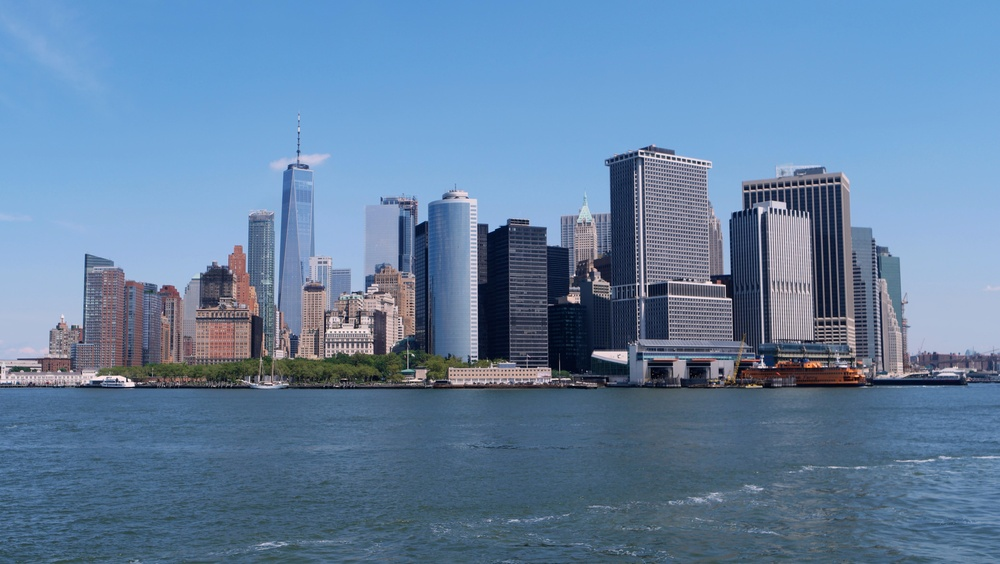
#> input picture 第七章/1newSAM_9279.jpg, 1000 x 564 px, shrunk from 5918 x 3337 before the run
$ python '微实例7.5.1.py'
#> lines starting #> are read from the running program, lines starting #| are printed output that depends on the picture; after the words box and inside, x2 and y2 are one past the last pixel; in counts of white or black regions, pixels touching at a corner belong together
# -*- coding: utf-8 -*-
"""
Created on Tue Oct 31 20:39:29 2017

@author: park
"""
from PIL import Image
fname=input("请输入要处理的图片名称：")
#> the answer given: 1newSAM_9279.jpg
im=Image.open(fname)
#> im is the input picture: PIL image 1000x564 RGB; mean R, G, B 99.5, 129.3, 161.9
r,g,b=im.split()
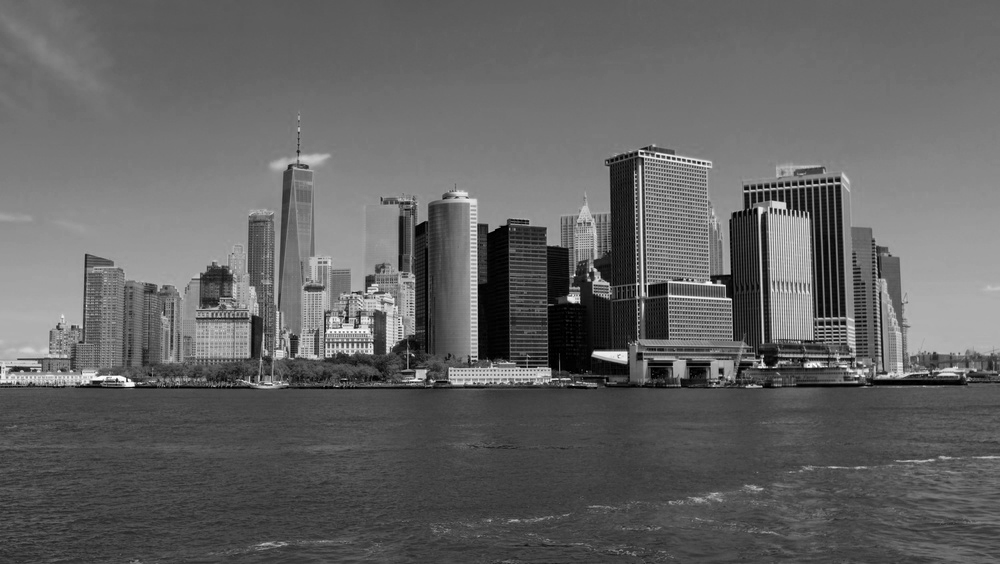
#> r: PIL image 1000x564 L; min 0, max 255, mean 99.5
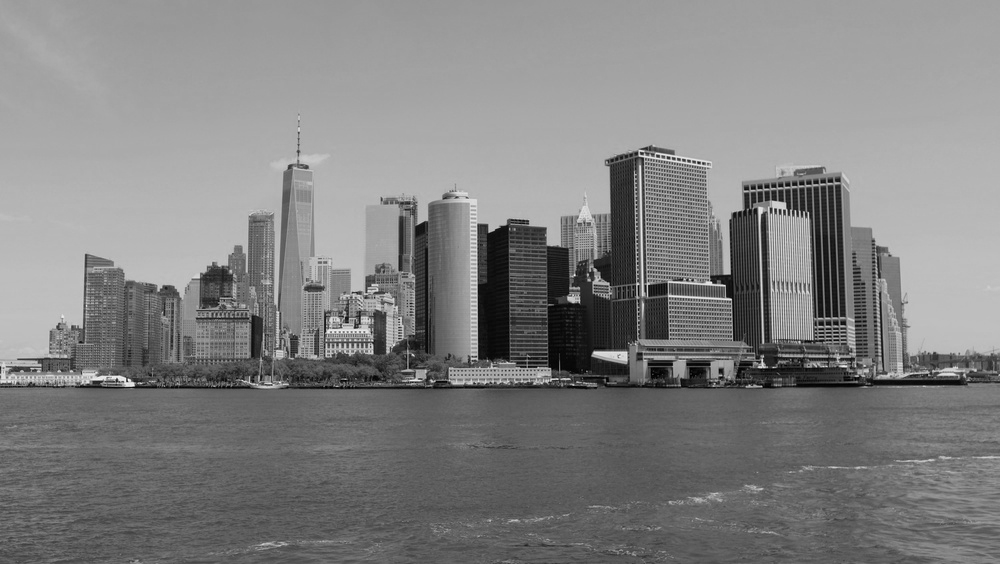
#> g: PIL image 1000x564 L; min 0, max 249, mean 129.3
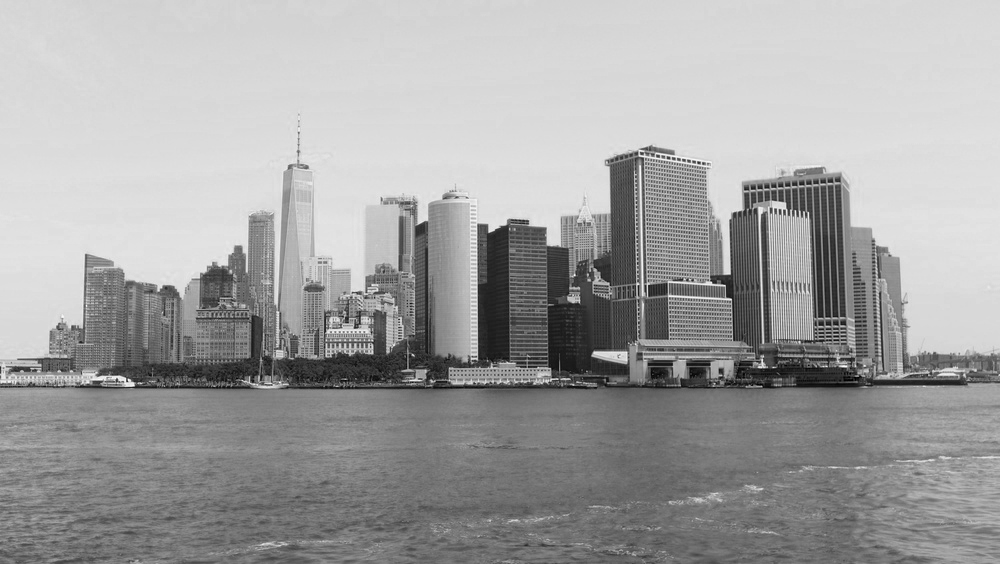
#> b: PIL image 1000x564 L; min 0, max 255, mean 161.9
newg=g.point(lambda i:i*0.9)
newb=b.point(lambda i:i<100)
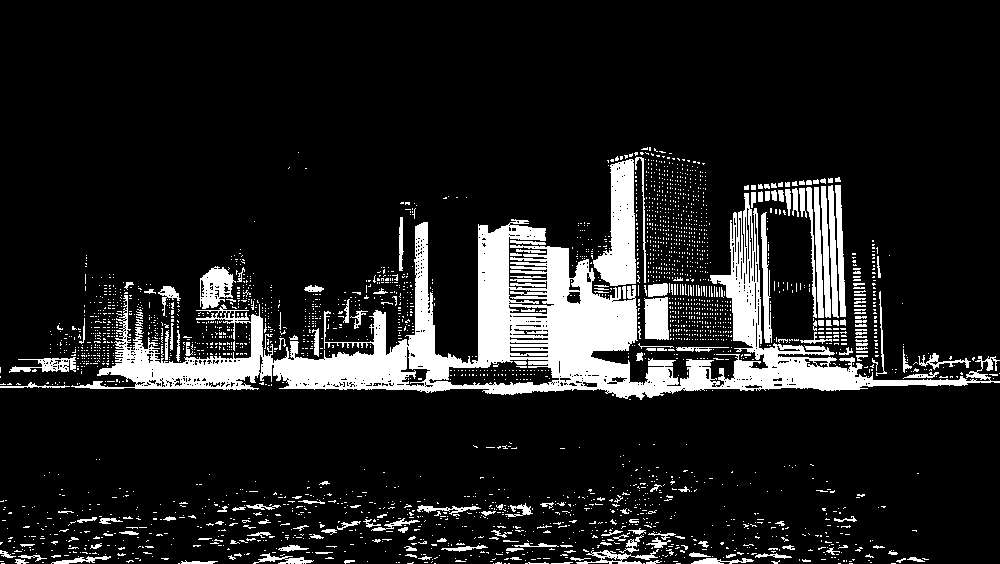
#> newb: PIL image 1000x564 L; values 0 (black) and 1 (white), 12.5% white; 2844 white regions (2645 under 20 px), largest, box (x1, y1, x2, y2) and area: (71, 193, 1000, 400) 42363, (593, 159, 636, 286) 3292, (644, 297, 669, 340) 953
om=Image.merge(im.mode,(r,newg,newb))
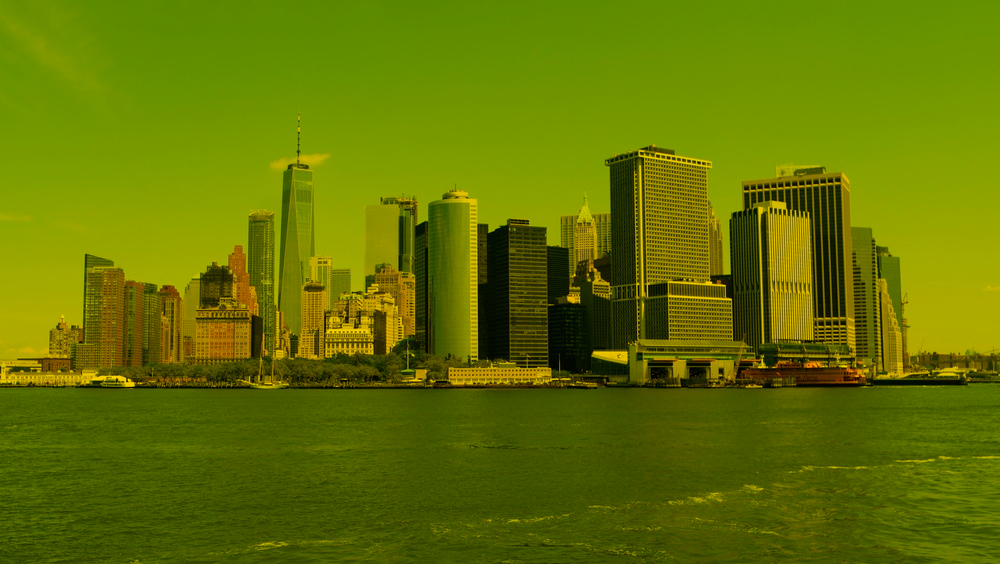
#> om: PIL image 1000x564 RGB; mean R, G, B 99.5, 116.4, 0.1
fnewname="new1"+fname
om.save(fnewname)
